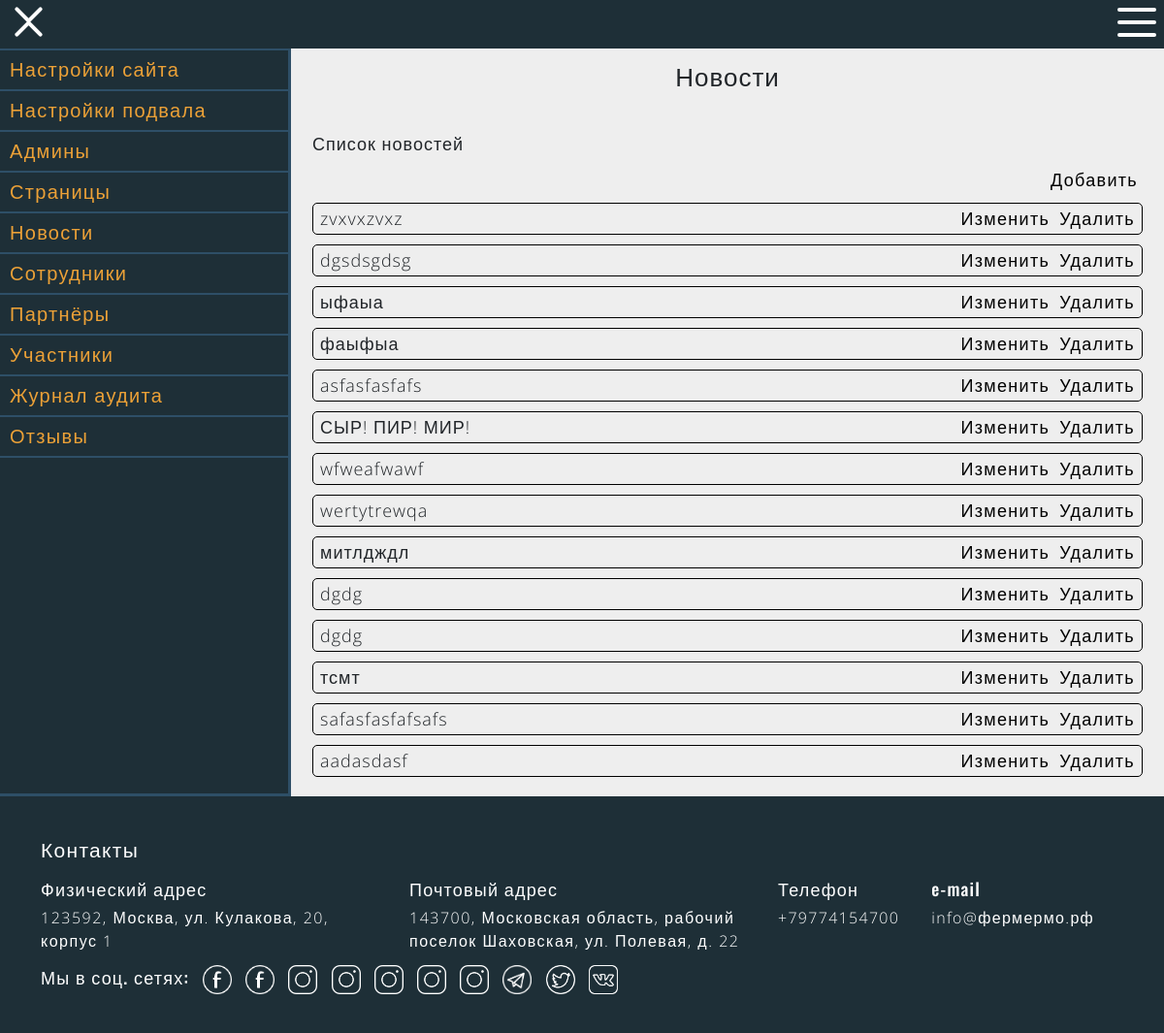
/admin-list-news (signed in), run on the app's committed database.
### data/newspage.py (models this page shows, shortened)
class Newspage(SqlAlchemyBase, SerializerMixin):
    __tablename__ = 'newspage'
    id = sqlalchemy.Column(sqlalchemy.Integer, primary_key=True, autoincrement=True)
    heading = sqlalchemy.Column(sqlalchemy.String, nullable=True)
    text = sqlalchemy.Column(sqlalchemy.String, nullable=True)
    link = sqlalchemy.Column(sqlalchemy.String, nullable=True)
    image = sqlalchemy.Column(sqlalchemy.String, nullable=True)
    tags = sqlalchemy.Column(sqlalchemy.String, nullable=True)
    created_date = sqlalchemy.Column(sqlalchemy.DateTime, default=datetime.now())
    author_id = sqlalchemy.Column(sqlalchemy.Integer, sqlalchemy.ForeignKey("user.id"))
    author = orm.relation('User')

### run.py (the view)
@application.route("/admin-list-news")
@login_required
def admin_list_news():
    if current_user.status > 0:
        clear_old_files(current_user.email, get_path())
        newslist = get_newspage_list()
        return get_render_template('list/admin-list-news.html', title='Новости', newslist=newslist)
    return you_dont_have_permission()

### data/Inner/NewspageInnerAPI.py (called while the page is built)
def get_newspage_list():
    session = db_session.create_session()
    newspages, news_list = session.query(Newspage).order_by(Newspage.created_date)[::-1], []
    for item in newspages:
        news_dict = item.to_dict(only=('id', 'heading', 'text', 'link', 'image', 'tags', 'created_date'))
        news_dict["mini_text"] = mini_text(item.text)
        news_dict["text_render"] = text_transform(item.text, item.image.split("//"), path)
        news_list.append(news_dict)
    session.close()
    return news_list

### data/db_session.py (called while the page is built)
def create_session() -> Session:
    global __factory
    return __factory()

### main.py (called while the page is built)
def mini_text(text):  # Я не знаю, как это работает, это умный писал человек
    res = ""
    for elem in text.split("<"):
        if ">" in elem:
            res += " " + elem[elem.find(">")+1:].strip()
        else:
            res += " " + elem.strip()
    tmp = ""
    for word in res.split():
        if len(word) > 20:
            word = word[:17] + "..."
        if len((tmp + " " + word).strip()) > 100:
            break
        tmp += " " + word
    return tmp.strip()

### run.py (called while the page is built)
def get_render_template(template, **kwargs):
    return render_template(template, special_params=get_special_params(), **kwargs)

def get_path(end=""):
    return f"tmp/{current_user.email}{end}"

def clear_old_files(key, path):
    admin_images[key] = []
    delete_folder(path)

@login_manager.user_loader
def load_user(user_id):
    session = db_session.create_session()
    a = session.query(User).get(user_id)
    session.close()
    return a

def delete_folder(folder_name, path=application.config['UPLOAD_FOLDER']):
    if os.path.exists(path+folder_name):
        for filename in os.listdir(path + folder_name):
            if os.path.isdir(f"{path}{folder_name}/{filename}"):
                delete_folder(f"{folder_name}/{filename}")
            else:
                os.remove(f"{path}{folder_name}/{filename}")
        os.rmdir(path+folder_name)

def get_special_params():
    global load_new_footer_params, load_new_params, load_seo_params
    if load_new_footer_params:
        load_new_footer_params = False
        set_footer_params()
    if load_new_params:
        load_new_params = False
        set_other_params()
    if load_seo_params:
        load_seo_params = False
        set_seo_params()
    local_special_params = special_params.copy()
    local_special_params["is_admin"] = not current_user.is_anonymous
    return local_special_params

### templates/list/admin-list-news.html
{% extends "admin-panel.html" %}
{% block adminblock %}
<p class="settings-title">{{title}}</p>
<div class="settings">
    <p>Список новостей</p>
    <div class="settings-add">
        <a class="settings-element-add" href="/admin-create-news">Добавить</a>
    </div>
    {% for news in newslist %}
    <div class="settings-element">
        <p class="settings-element-title">{{news['heading']}}</p>
        <a class="settings-element-edit" href="/admin-edit-news/{{news['id']}}">Изменить</a>
        <a class="settings-element-delete" href="/admin-delete-news/{{news['id']}}">Удалить</a>
    </div>
    {% endfor %}
</div>
{% endblock %}

### static/css/style.css (style rules this page uses)
*, *::before, *::after { margin: 0; padding: 0; }
body { padding-top: 50px; min-height: 100vh; background: #f4f4f4; display: flex; flex-direction: column; }
p { font-family: 'Open Sans', sans-serif; font-weight: 300; }
a { font-family: 'Open Sans', sans-serif; font-weight: 300; color: inherit; text-decoration: none; letter-spacing: 1.3px; }

### static/css/admin-panel.css (style rules this page uses)
.settings { padding: 10px; }
.settings p { overflow-wrap: break-word; word-wrap: break-word; -ms-word-break: break-all; word-break: break-all; word-break: break-word; -ms-hyphens: auto; -moz-hyphens: auto; -webkit-hyphens: auto; hyphens: auto; margin: 0; }
.settings-title { padding: 10px; width: 100%; text-align: center; font-size: 24px; }
.settings-element { display: flex; padding: 2px; border: 1px solid black; border-radius: 5px; margin-bottom: 10px; }
.settings-element-title { padding-left: 5px; flex: 1 0; }
.settings-element-edit, .settings-element-delete, .settings-element-add, .settings-element-move, .settings-element-move-empty, .element-exit { color: black; padding: 0 5px; }
.settings-title { font-size: 26px; }
.settings-add { margin: 10px 0; display: flex; width: 100%; justify-content: flex-end; }

### data on the page
Newspage: heading "zvxvxzvxz"
Newspage: heading "dgsdsgdsg"
Newspage: heading "ыфаыа"
Newspage: heading "фаыфыа"
Newspage: heading "asfasfasfafs"
Newspage: heading "СЫР! ПИР! МИР!"
Newspage: heading "wfweafwawf"
Newspage: heading "wertytrewqa"
Newspage: heading "митлдждл"
Newspage: heading "dgdg"
Newspage: heading "dgdg"
Newspage: heading "тсмт"
Newspage: heading "safasfasfafsafs"
Newspage: heading "aadasdasf"

### other printed values
{{ title }} "Новости"
{{ special_params["address"][0]["place"] }} "123592, Москва, ул. Кулакова, 20, корпус 1"
{{ special_params["address"][1]["place"] }} "143700, Московская область, рабочий поселок Шаховская, ул. Полевая, д. 22"
{{ phone['number'] }} "+79774154700"
{{ email['email_address'] }} "info@фермермо.рф"
